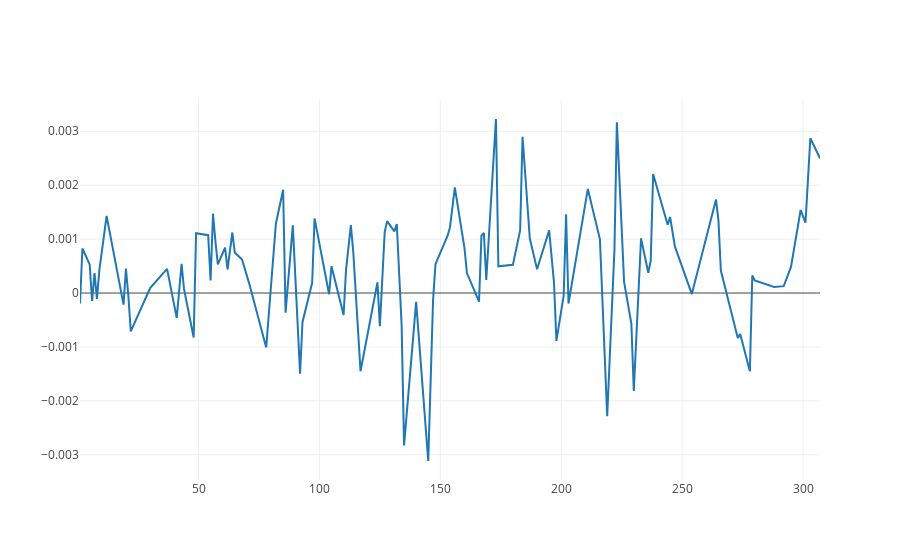

Here is the notebook cell this chart was saved with:
### Code cell
# Chart the BTC pricing data
df_stock_train = df_train.loc[ (df_train.Market == 1) & (df_train.Stock == 363)]
y_trace = go.Scatter(x=df_stock_train['Day'], y=df_stock_train['y'])
py.iplot([y_trace])
